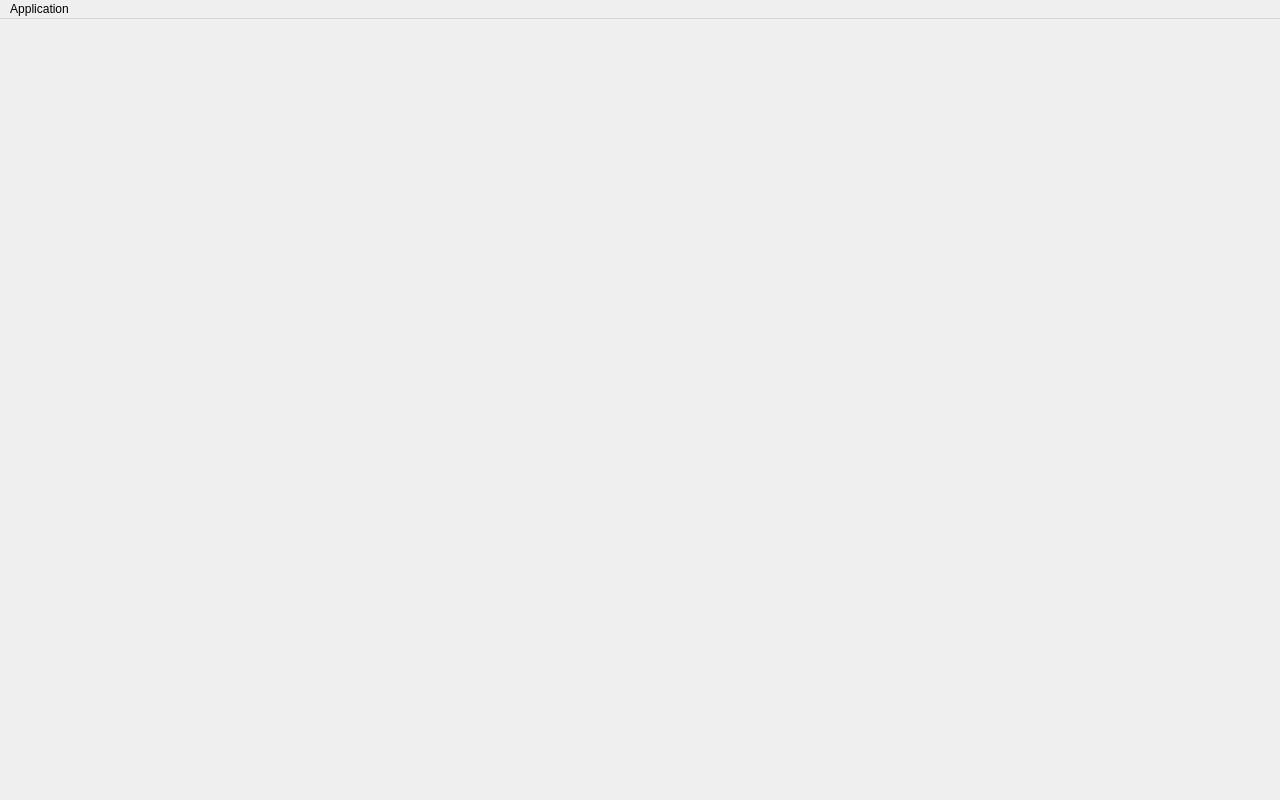
<?xml version="1.0" encoding="UTF-8"?>
<ui version="4.0">
 <class>MainWindow</class>
 <widget class="QMainWindow" name="MainWindow">
  <property name="geometry">
   <rect>
    <x>0</x>
    <y>0</y>
    <width>1280</width>
    <height>800</height>
   </rect>
  </property>
  <property name="windowTitle">
   <string>VI - Toolbox</string>
  </property>
  <widget class="CDockManager" name="dockManager">
   <property name="geometry">
    <rect>
     <x>0</x>
     <y>0</y>
     <width>1280</width>
     <height>779</height>
    </rect>
   </property>
  </widget>
  <widget class="QMenuBar" name="menuBar">
   <property name="geometry">
    <rect>
     <x>0</x>
     <y>0</y>
     <width>1280</width>
     <height>21</height>
    </rect>
   </property>
   <widget class="QMenu" name="menuApplication">
    <property name="title">
     <string>Application</string>
    </property>
    <addaction name="actionOpenLogFolder"/>
    <addaction name="separator"/>
    <addaction name="actionAbout"/>
   </widget>
   <addaction name="menuApplication"/>
  </widget>
  <action name="actionOpenLogFolder">
   <property name="text">
    <string>Open Log Folder</string>
   </property>
  </action>
  <action name="actionAbout">
   <property name="text">
    <string>About</string>
   </property>
  </action>
 </widget>
 <customwidgets>
  <customwidget>
   <class>CDockManager</class>
   <extends>QWidget</extends>
   <header>PySide6QtAds</header>
  </customwidget>
 </customwidgets>
 <resources/>
 <connections/>
</ui>
